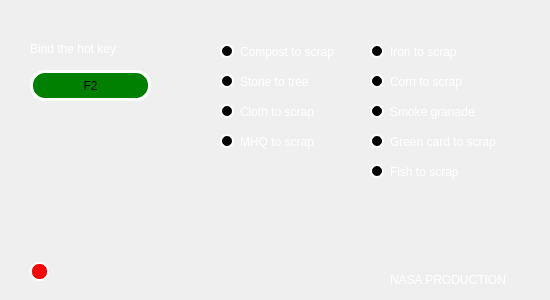
<?xml version="1.0" encoding="UTF-8"?>
<ui version="4.0">
 <class>Dialog</class>
 <widget class="QDialog" name="Dialog">
  <property name="geometry">
   <rect>
    <x>0</x>
    <y>0</y>
    <width>550</width>
    <height>300</height>
   </rect>
  </property>
  <property name="minimumSize">
   <size>
    <width>550</width>
    <height>300</height>
   </size>
  </property>
  <property name="maximumSize">
   <size>
    <width>550</width>
    <height>300</height>
   </size>
  </property>
  <property name="windowTitle">
   <string>Dialog</string>
  </property>
  <property name="styleSheet">
   <string notr="true">QDialog {
	color: white;
	background-image: url(&quot;design/main.png&quot;);
	background-repeat: no-repeat;
}

#checker::indicator {
	border: 2px solid white;
  	border-radius: 9px;
	width: 15px;
	height: 15px;
}

#checker::indicator:unchecked {
	background-color: red;
}

#checker::indicator:checked {
    background-color:  green;
}

QGraphicsView {
	background-color: red;
	border-radius: 10px;
	border: 3px solid white;
}

QPushButton {
	border-radius: 15px;
	background-color: green;
	border: 3px solid white;
}

QRadioButton {
    color:                  white;
}

QRadioButton::indicator {
    width:                  10px;
    height:                 10px;
    border-radius:          7px;
}

QRadioButton::indicator:checked {
    background-color:       red;
    border:                 2px solid white;
}

QRadioButton::indicator:unchecked {
    background-color:       black;
    border:                 2px solid white;
}

QLabel {
  color: white;
}</string>
  </property>
  <widget class="QRadioButton" name="radioButton">
   <property name="geometry">
    <rect>
     <x>220</x>
     <y>40</y>
     <width>140</width>
     <height>23</height>
    </rect>
   </property>
   <property name="text">
    <string>Compost to scrap</string>
   </property>
  </widget>
  <widget class="QRadioButton" name="radioButton_2">
   <property name="geometry">
    <rect>
     <x>220</x>
     <y>70</y>
     <width>140</width>
     <height>23</height>
    </rect>
   </property>
   <property name="text">
    <string>Stone to tree</string>
   </property>
  </widget>
  <widget class="QRadioButton" name="radioButton_3">
   <property name="geometry">
    <rect>
     <x>220</x>
     <y>100</y>
     <width>140</width>
     <height>23</height>
    </rect>
   </property>
   <property name="text">
    <string>Cloth to scrap</string>
   </property>
  </widget>
  <widget class="QRadioButton" name="radioButton_4">
   <property name="geometry">
    <rect>
     <x>220</x>
     <y>130</y>
     <width>140</width>
     <height>23</height>
    </rect>
   </property>
   <property name="text">
    <string>MHQ to scrap</string>
   </property>
  </widget>
  <widget class="QRadioButton" name="radioButton_5">
   <property name="geometry">
    <rect>
     <x>370</x>
     <y>40</y>
     <width>150</width>
     <height>23</height>
    </rect>
   </property>
   <property name="text">
    <string>Iron to scrap</string>
   </property>
  </widget>
  <widget class="QRadioButton" name="radioButton_6">
   <property name="geometry">
    <rect>
     <x>370</x>
     <y>70</y>
     <width>150</width>
     <height>23</height>
    </rect>
   </property>
   <property name="text">
    <string>Corn to scrap</string>
   </property>
  </widget>
  <widget class="QRadioButton" name="radioButton_7">
   <property name="geometry">
    <rect>
     <x>370</x>
     <y>100</y>
     <width>150</width>
     <height>23</height>
    </rect>
   </property>
   <property name="text">
    <string>Smoke granade</string>
   </property>
  </widget>
  <widget class="QRadioButton" name="radioButton_8">
   <property name="geometry">
    <rect>
     <x>370</x>
     <y>130</y>
     <width>150</width>
     <height>23</height>
    </rect>
   </property>
   <property name="text">
    <string>Green card to scrap</string>
   </property>
  </widget>
  <widget class="QPushButton" name="pushButton">
   <property name="geometry">
    <rect>
     <x>30</x>
     <y>70</y>
     <width>121</width>
     <height>31</height>
    </rect>
   </property>
   <property name="text">
    <string>F2</string>
   </property>
  </widget>
  <widget class="QLabel" name="label">
   <property name="geometry">
    <rect>
     <x>30</x>
     <y>40</y>
     <width>151</width>
     <height>17</height>
    </rect>
   </property>
   <property name="text">
    <string>Bind the hot key</string>
   </property>
  </widget>
  <widget class="QRadioButton" name="radioButton_9">
   <property name="geometry">
    <rect>
     <x>370</x>
     <y>160</y>
     <width>150</width>
     <height>23</height>
    </rect>
   </property>
   <property name="text">
    <string>Fish to scrap</string>
   </property>
  </widget>
  <widget class="QLabel" name="label_2">
   <property name="geometry">
    <rect>
     <x>390</x>
     <y>270</y>
     <width>141</width>
     <height>20</height>
    </rect>
   </property>
   <property name="text">
    <string>NASA PRODUCTION</string>
   </property>
  </widget>
  <widget class="QCheckBox" name="checker">
   <property name="enabled">
    <bool>false</bool>
   </property>
   <property name="geometry">
    <rect>
     <x>30</x>
     <y>260</y>
     <width>21</width>
     <height>23</height>
    </rect>
   </property>
   <property name="text">
    <string/>
   </property>
   <property name="checked">
    <bool>false</bool>
   </property>
  </widget>
 </widget>
 <resources/>
 <connections/>
</ui>
